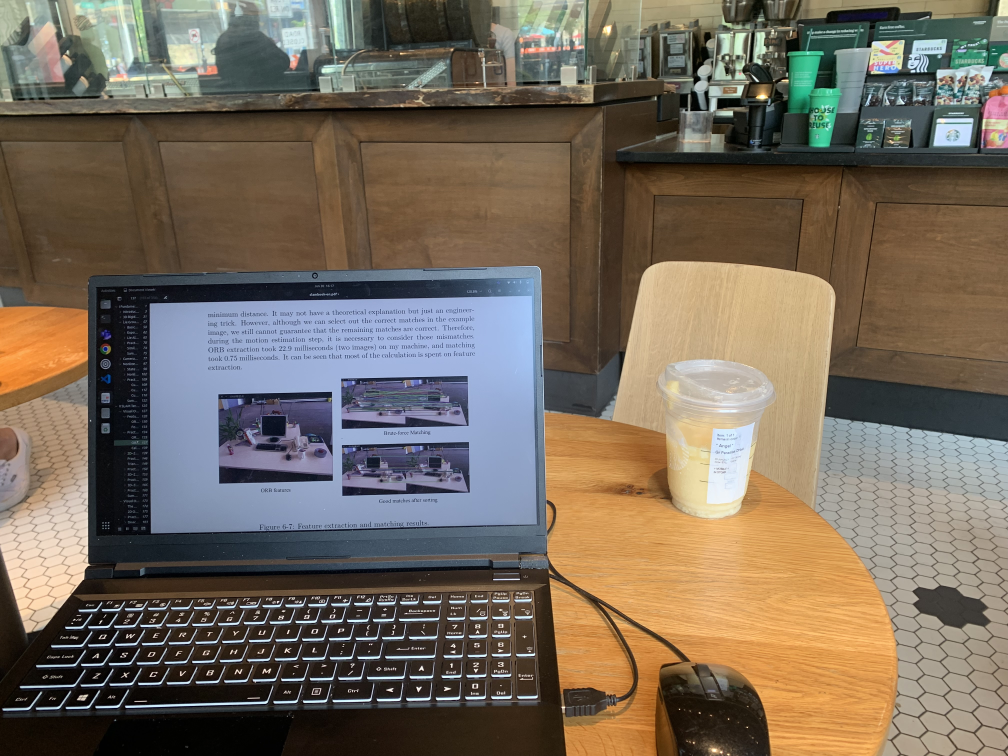
//> input picture ch7/ORB/photos/1.jpg, 4032 x 3024 px (shown at 1/4 size)
$ ./orb_cv photos/1.jpg photos/2.jpg   (built with g++ and OpenCV 4)
//> lines starting //> are read from the running program, lines starting //| are printed output that depends on the picture
#include <iostream>
#include <opencv2/core/core.hpp>
#include <opencv2/features2d/features2d.hpp>
#include <opencv2/highgui/highgui.hpp>
#include <chrono>
#include<opencv2/opencv.hpp>

using namespace std;
using namespace cv;

int main(int argc, char **argv)
{
    if (argc != 3)
    {
        cout << "usage: feature_extraction img1 img2" << endl;
        return 1;
    }

    // −− read images
    Mat img_1 = imread(argv[1], IMREAD_COLOR);
//> img_1 is the input picture: 3024 rows x 4032 cols, CV_8UC3; mean B, G, R 92.2, 106.3, 118
    Mat img_2 = imread(argv[2], IMREAD_COLOR);
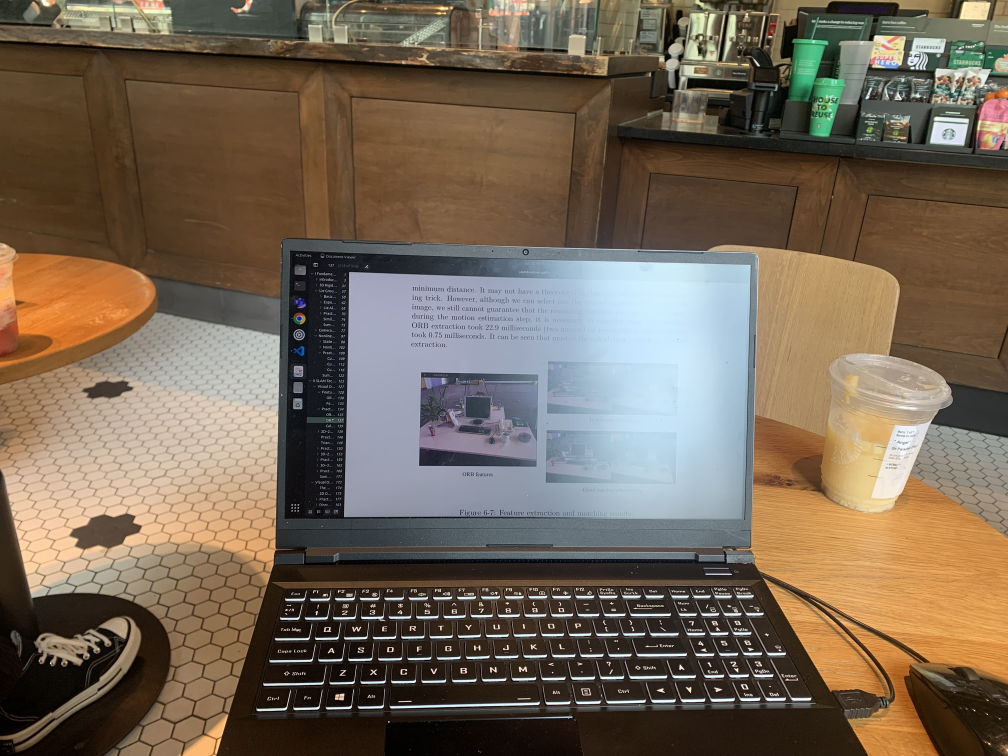
//> input picture ch7/ORB/photos/2.jpg, 4032 x 3024 px (shown at 1/4 size)
//> img_2 is the input picture: 3024 rows x 4032 cols, CV_8UC3; mean B, G, R 85.9, 102.4, 117.2
    resize(img_1, img_1, Size(), 0.2, 0.2);
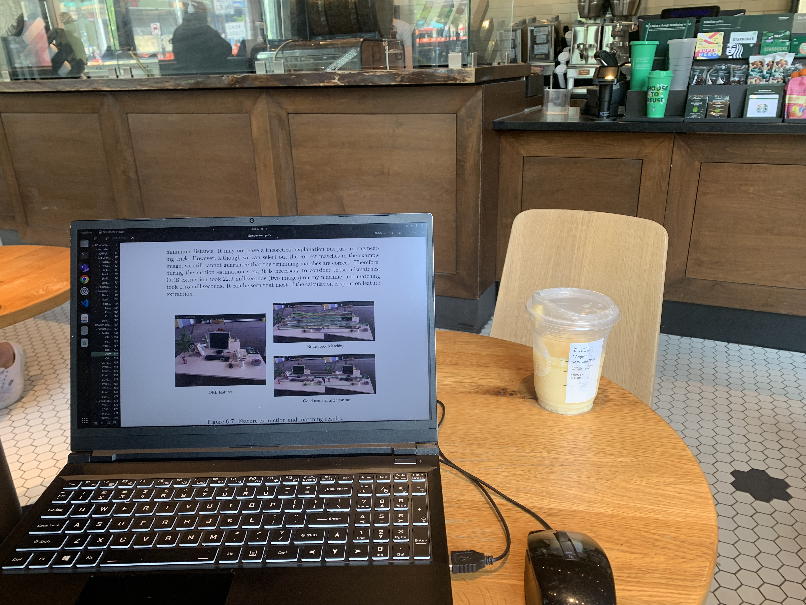
//> img_1: 605 rows x 806 cols, CV_8UC3; mean B, G, R 92.1, 106.3, 118
    resize(img_2, img_2, Size(), 0.2, 0.2);
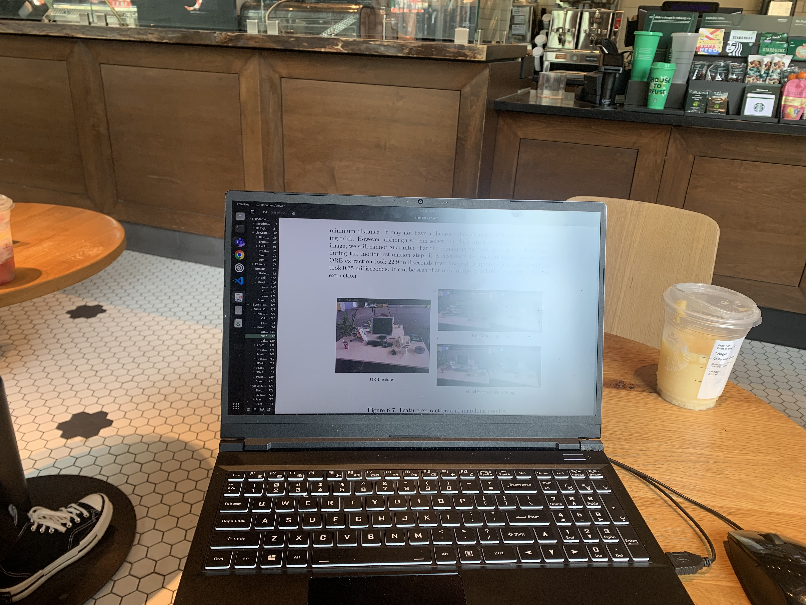
//> img_2: 605 rows x 806 cols, CV_8UC3; mean B, G, R 85.9, 102.4, 117.2
    assert(img_1.data != nullptr && img_2.data != nullptr);

    // −− initialization
    std::vector<KeyPoint> keypoints_1, keypoints_2;
    Mat descriptors_1, descriptors_2;
    Ptr<FeatureDetector> detector = ORB::create();
    Ptr<DescriptorExtractor> descriptor = ORB::create();
    Ptr<DescriptorMatcher> matcher = DescriptorMatcher::create("BruteForce-Hamming");

    // −− detect Oriented FAST
    chrono::steady_clock::time_point t1 = chrono::steady_clock::now();
    detector->detect(img_1, keypoints_1);
//> keypoints_1 = 500 keypoints; strongest (x, y, size): (214, 536, 31), (334, 550, 31), (276, 480, 31), (336, 550, 31)
    detector->detect(img_2, keypoints_2);
//> keypoints_2 = 500 keypoints; strongest (x, y, size): (321, 537, 31), (270, 559, 31), (279, 566, 31), (253, 491, 31)

    // −− compute BRIEF descriptor
    descriptor->compute(img_1, keypoints_1, descriptors_1);
    descriptor->compute(img_2, keypoints_2, descriptors_2);
    chrono::steady_clock::time_point t2 = chrono::steady_clock::now();
    chrono::duration<double> time_used = chrono::duration_cast<chrono::duration<double>>(t2 - t1);
    cout << "extract ORB cost = " << time_used.count() << " seconds. " << endl;

    Mat outimg1;
    drawKeypoints(img_1, keypoints_1, outimg1, Scalar::all(-1), DrawMatchesFlags::DEFAULT);
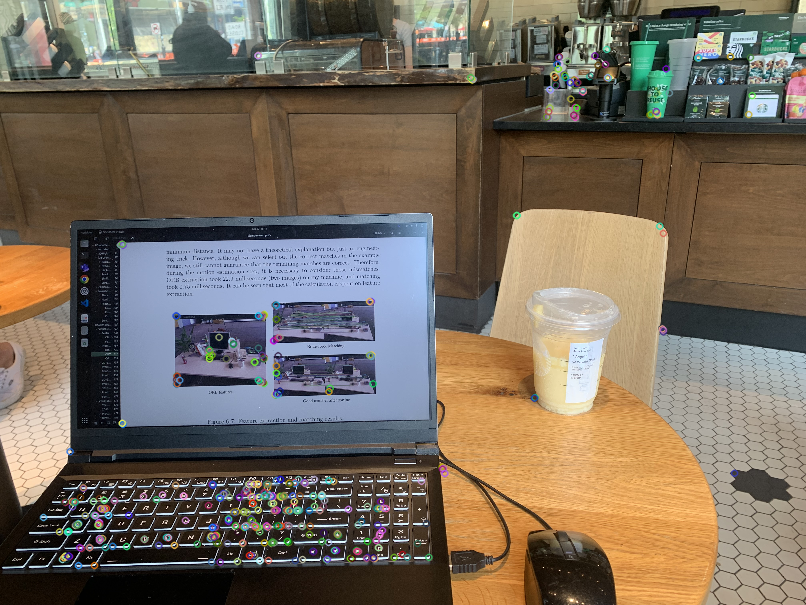
//> outimg1: 605 rows x 806 cols, CV_8UC3; mean B, G, R 92.9, 107.1, 118.8
    imshow("original", img_1);
    imshow("ORB features", outimg1);

    // −− use Hamming distance to match the features
    vector<DMatch> matches;
    t1 = chrono::steady_clock::now();
    matcher->match(descriptors_1, descriptors_2, matches);
//> matches = 500 matches
    t2 = chrono::steady_clock::now();
    time_used = chrono::duration_cast<chrono::duration<double>>(t2 - t1);
    cout << "match ORB cost = " << time_used.count() << " seconds. " << endl;

    // −− sort and remove the outliers
    //  min and max distance
    auto min_max = minmax_element(matches.begin(), matches.end(), [](const DMatch &m1, const DMatch &m2)
                                  { return m1.distance < m2.distance; });
    double min_dist = min_max.first->distance;
//> min_dist = 16
    double max_dist = min_max.second->distance;
//> max_dist = 94

    printf("-- Max dist : %f \n", max_dist);
//| -- Max dist : 94.000000
    printf("-- Min dist : %f \n", min_dist);
//| -- Min dist : 16.000000

    // remove the bad matching
    std::vector<DMatch> good_matches;
    for (int i = 0; i < descriptors_1.rows; i++)
    {
        if (matches[i].distance <= max(2 * min_dist, 30.0))
        {
            good_matches.push_back(matches[i]);
        }
    }

    // −− draw the results
    Mat img_match;
    Mat img_goodmatch;
    drawMatches(img_1, keypoints_1, img_2, keypoints_2, matches, img_match);
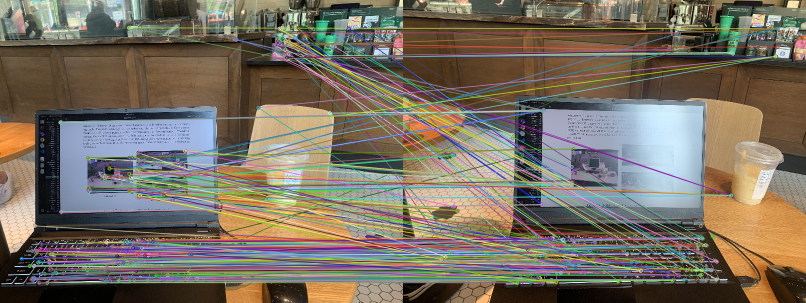
//> img_match: 605 rows x 1612 cols, CV_8UC3 (shown at 1/2 size); mean B, G, R 98.3, 111.6, 120.6
    drawMatches(img_1, keypoints_1, img_2, keypoints_2, good_matches, img_goodmatch);
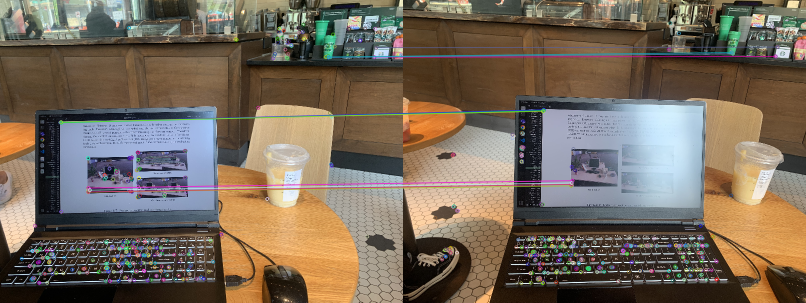
//> img_goodmatch: 605 rows x 1612 cols, CV_8UC3 (shown at 1/2 size); mean B, G, R 90.5, 105.2, 118.4
    imshow("all matches", img_match);
    imshow("good matches", img_goodmatch);
    imwrite("all_matches.jpg", img_match);
    imwrite("good_mathes.jpg", img_goodmatch);
    imwrite("orbpoints.jpg", outimg1);
    waitKey(0);
    return 0;
}
